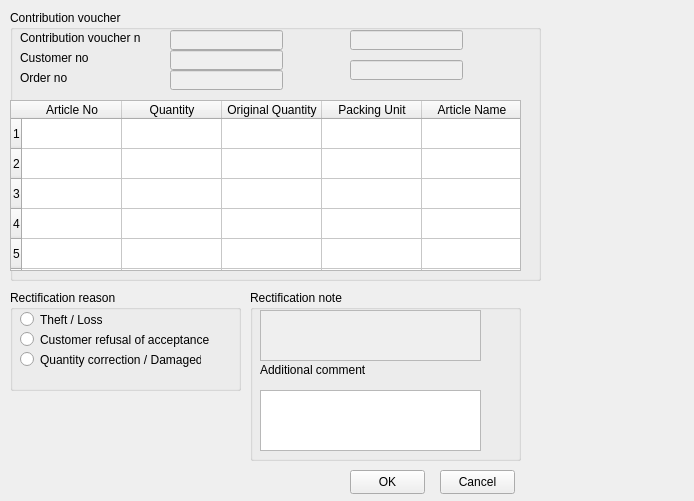
<ui version="4.0" >
 <class>NA18DeliveryNoteCopyVCClass</class>
 <widget class="QWidget" name="NA18DeliveryNoteCopyVCClass" >
  <property name="geometry" >
   <rect>
    <x>0</x>
    <y>0</y>
    <width>694</width>
    <height>501</height>
   </rect>
  </property>
  <property name="windowTitle" >
   <string>NA18 Delivery Note Copy</string>
  </property>
  <widget class="QGroupBox" name="grpRectificationNote" >
   <property name="geometry" >
    <rect>
     <x>250</x>
     <y>290</y>
     <width>271</width>
     <height>171</height>
    </rect>
   </property>
   <property name="title" >
    <string>Rectification note</string>
   </property>
   <widget class="QTextEdit" name="rectificationcomment" >
    <property name="geometry" >
     <rect>
      <x>10</x>
      <y>100</y>
      <width>221</width>
      <height>61</height>
     </rect>
    </property>
    <property name="sizePolicy" >
     <sizepolicy vsizetype="Preferred" hsizetype="MinimumExpanding" >
      <horstretch>0</horstretch>
      <verstretch>0</verstretch>
     </sizepolicy>
    </property>
   </widget>
   <widget class="QLabel" name="lbRectificationComment" >
    <property name="geometry" >
     <rect>
      <x>10</x>
      <y>70</y>
      <width>211</width>
      <height>20</height>
     </rect>
    </property>
    <property name="text" >
     <string>Additional comment</string>
    </property>
   </widget>
   <widget class="QTextEdit" name="rectificationtext" >
    <property name="enabled" >
     <bool>false</bool>
    </property>
    <property name="geometry" >
     <rect>
      <x>10</x>
      <y>20</y>
      <width>221</width>
      <height>51</height>
     </rect>
    </property>
    <property name="autoFormatting" >
     <set>QTextEdit::AutoNone</set>
    </property>
    <property name="undoRedoEnabled" >
     <bool>false</bool>
    </property>
    <property name="acceptRichText" >
     <bool>false</bool>
    </property>
    <property name="textInteractionFlags" >
     <set>Qt::NoTextInteraction</set>
    </property>
   </widget>
  </widget>
  <widget class="QGroupBox" name="grpRectificationReason" >
   <property name="geometry" >
    <rect>
     <x>10</x>
     <y>290</y>
     <width>231</width>
     <height>101</height>
    </rect>
   </property>
   <property name="title" >
    <string>Rectification reason</string>
   </property>
   <widget class="QRadioButton" name="rbTheftLoss" >
    <property name="geometry" >
     <rect>
      <x>10</x>
      <y>20</y>
      <width>82</width>
      <height>19</height>
     </rect>
    </property>
    <property name="text" >
     <string>Theft / Loss</string>
    </property>
   </widget>
   <widget class="QRadioButton" name="rbRefusalOfAcceptance" >
    <property name="geometry" >
     <rect>
      <x>10</x>
      <y>40</y>
      <width>191</width>
      <height>19</height>
     </rect>
    </property>
    <property name="text" >
     <string>Customer refusal of acceptance</string>
    </property>
   </widget>
   <widget class="QRadioButton" name="rbQuantityCorrection" >
    <property name="geometry" >
     <rect>
      <x>10</x>
      <y>60</y>
      <width>181</width>
      <height>19</height>
     </rect>
    </property>
    <property name="text" >
     <string>Quantity correction / Damaged</string>
    </property>
   </widget>
  </widget>
  <widget class="QPushButton" name="btnOK" >
   <property name="geometry" >
    <rect>
     <x>350</x>
     <y>470</y>
     <width>75</width>
     <height>24</height>
    </rect>
   </property>
   <property name="text" >
    <string>OK</string>
   </property>
  </widget>
  <widget class="QPushButton" name="btnCancel" >
   <property name="geometry" >
    <rect>
     <x>440</x>
     <y>470</y>
     <width>75</width>
     <height>24</height>
    </rect>
   </property>
   <property name="text" >
    <string>Cancel</string>
   </property>
   <property name="autoDefault" >
    <bool>true</bool>
   </property>
  </widget>
  <widget class="QGroupBox" name="grpContributionVoucher" >
   <property name="geometry" >
    <rect>
     <x>10</x>
     <y>10</y>
     <width>531</width>
     <height>271</height>
    </rect>
   </property>
   <property name="title" >
    <string>Contribution voucher</string>
   </property>
   <widget class="QLabel" name="labelContributionVoucherNo" >
    <property name="geometry" >
     <rect>
      <x>10</x>
      <y>20</y>
      <width>121</width>
      <height>16</height>
     </rect>
    </property>
    <property name="text" >
     <string>Contribution voucher no</string>
    </property>
   </widget>
   <widget class="QLabel" name="labelCustomerNo" >
    <property name="geometry" >
     <rect>
      <x>10</x>
      <y>40</y>
      <width>121</width>
      <height>16</height>
     </rect>
    </property>
    <property name="text" >
     <string>Customer no</string>
    </property>
   </widget>
   <widget class="BasarTableWidget" name="tabPositions" >
    <property name="geometry" >
     <rect>
      <x>0</x>
      <y>90</y>
      <width>511</width>
      <height>171</height>
     </rect>
    </property>
    <property name="sizePolicy" >
     <sizepolicy vsizetype="MinimumExpanding" hsizetype="Expanding" >
      <horstretch>0</horstretch>
      <verstretch>0</verstretch>
     </sizepolicy>
    </property>
    <property name="verticalScrollBarPolicy" >
     <enum>Qt::ScrollBarAlwaysOff</enum>
    </property>
    <property name="horizontalScrollBarPolicy" >
     <enum>Qt::ScrollBarAlwaysOff</enum>
    </property>
    <property name="selectionMode" >
     <enum>QAbstractItemView::SingleSelection</enum>
    </property>
    <property name="selectionBehavior" >
     <enum>QAbstractItemView::SelectRows</enum>
    </property>
    <property name="rowCount" >
     <number>6</number>
    </property>
    <property name="columnCount" >
     <number>6</number>
    </property>
    <row/>
    <row/>
    <row/>
    <row/>
    <row/>
    <row/>
    <column/>
    <column>
     <property name="text" >
      <string>Article No</string>
     </property>
    </column>
    <column>
     <property name="text" >
      <string>Quantity</string>
     </property>
    </column>
    <column>
     <property name="text" >
      <string>Original Quantity</string>
     </property>
    </column>
    <column>
     <property name="text" >
      <string>Packing Unit</string>
     </property>
    </column>
    <column>
     <property name="text" >
      <string>Article Name</string>
     </property>
    </column>
   </widget>
   <widget class="QLabel" name="labelPurchaseorderNo" >
    <property name="geometry" >
     <rect>
      <x>10</x>
      <y>60</y>
      <width>111</width>
      <height>16</height>
     </rect>
    </property>
    <property name="text" >
     <string>Order no</string>
    </property>
   </widget>
   <widget class="QLineEdit" name="contributionvoucherno" >
    <property name="enabled" >
     <bool>false</bool>
    </property>
    <property name="geometry" >
     <rect>
      <x>160</x>
      <y>20</y>
      <width>113</width>
      <height>20</height>
     </rect>
    </property>
   </widget>
   <widget class="QLineEdit" name="purchaseorderno" >
    <property name="enabled" >
     <bool>false</bool>
    </property>
    <property name="geometry" >
     <rect>
      <x>160</x>
      <y>60</y>
      <width>113</width>
      <height>20</height>
     </rect>
    </property>
   </widget>
   <widget class="QLineEdit" name="customersupplierno" >
    <property name="enabled" >
     <bool>false</bool>
    </property>
    <property name="geometry" >
     <rect>
      <x>160</x>
      <y>40</y>
      <width>113</width>
      <height>20</height>
     </rect>
    </property>
   </widget>
   <widget class="QLineEdit" name="customersuppliername" >
    <property name="enabled" >
     <bool>false</bool>
    </property>
    <property name="geometry" >
     <rect>
      <x>340</x>
      <y>20</y>
      <width>113</width>
      <height>20</height>
     </rect>
    </property>
   </widget>
   <widget class="QLineEdit" name="customersupplierlocation" >
    <property name="enabled" >
     <bool>false</bool>
    </property>
    <property name="geometry" >
     <rect>
      <x>340</x>
      <y>50</y>
      <width>113</width>
      <height>20</height>
     </rect>
    </property>
   </widget>
  </widget>
 </widget>
 <layoutdefault spacing="6" margin="11" />
 <customwidgets>
  <customwidget>
   <class>BasarTableWidget</class>
   <extends>QTableWidget</extends>
   <header>libbasarqtwidget_tablewidget.h</header>
  </customwidget>
 </customwidgets>
 <tabstops>
  <tabstop>rectificationcomment</tabstop>
 </tabstops>
 <resources/>
 <connections/>
</ui>
